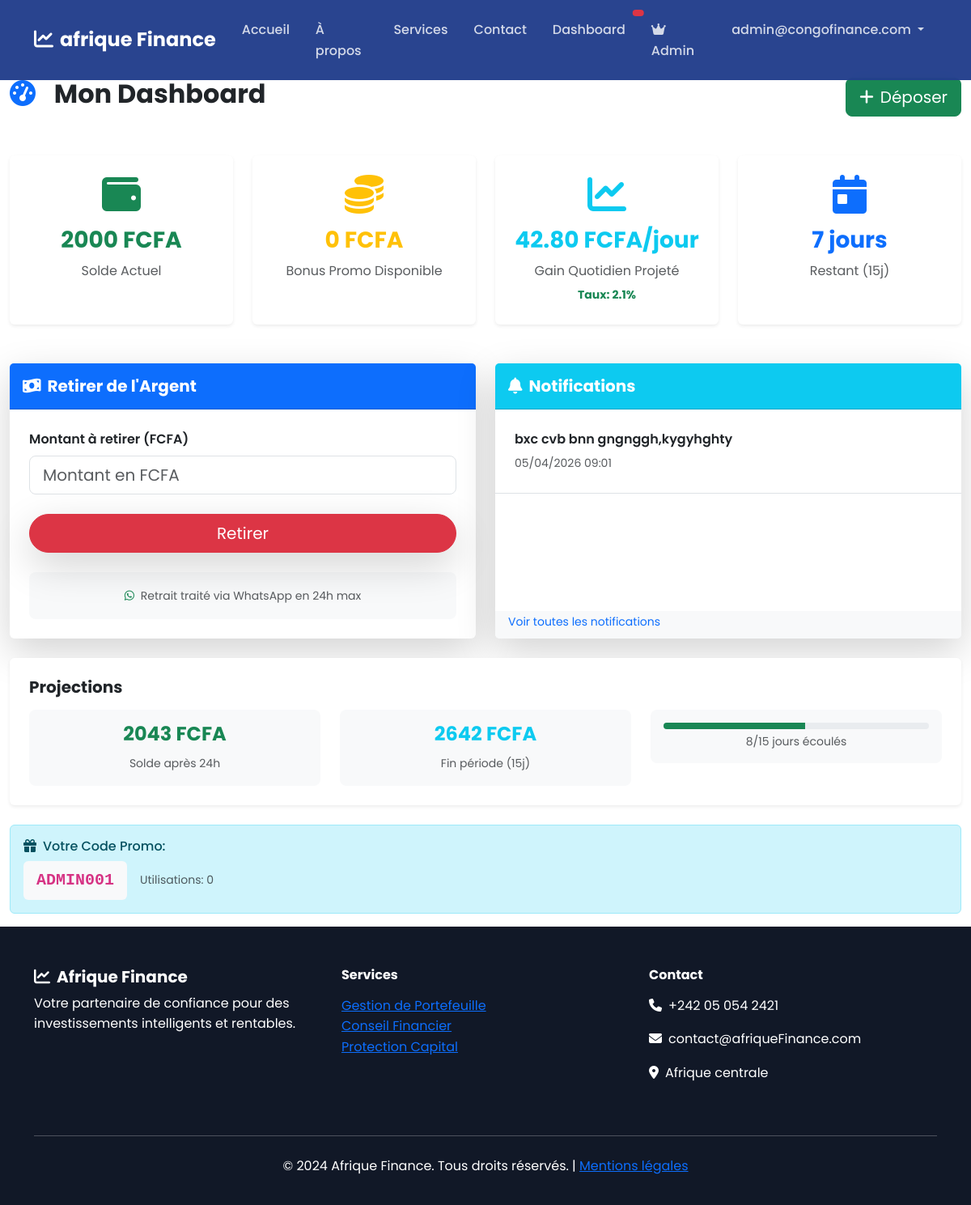
The page /dashboard (signed in) on the database its author committed.
### models.py (models this page shows, shortened)
class User(UserMixin, db.Model):
    id = db.Column(db.Integer, primary_key=True)
    email = db.Column(db.String(120), unique=True, nullable=False)
    password_hash = db.Column(db.String(128), nullable=False)
    balance = db.Column(db.Float, default=0.0)
    promo_code = db.Column(db.String(8), unique=True, nullable=False)
    promo_bonus_balance = db.Column(db.Float, default=0.0)
    promo_uses = db.Column(db.Integer, default=0)
    pending_promo_bonus = db.Column(db.Float, default=0.0)
    is_admin = db.Column(db.Boolean, default=False)
    is_blocked = db.Column(db.Boolean, default=True)
    custom_rate = db.Column(db.Float, default=0.0214)
    budget_limit = db.Column(db.Float, nullable=True)
    created_at = db.Column(db.DateTime, default=datetime.utcnow)
    referrer_promo_code = db.Column(db.String(8), nullable=True)
    country = db.Column(db.String(10), default='CG')
    currency = db.Column(db.String(3), default='CDF')
    notifications = db.relationship('Notification', backref='user', lazy=True)

class Notification(db.Model):
    id = db.Column(db.Integer, primary_key=True)
    user_id = db.Column(db.Integer, db.ForeignKey('user.id'), nullable=False)
    message = db.Column(db.Text, nullable=False)
    is_read = db.Column(db.Boolean, default=False)
    created_at = db.Column(db.DateTime, default=datetime.utcnow)

### app.py (the view, shortened to what this page needs)
@app.route('/dashboard', methods=['GET', 'POST'])
@login_required
def dashboard():
    form = WithdrawForm()
    notifications = Notification.query.filter_by(user_id=current_user.id).order_by(Notification.created_at.desc()).all()
    unread_count = Notification.query.filter_by(user_id=current_user.id, is_read=False).count()
    days_elapsed = (datetime.utcnow() - current_user.created_at).days
    remaining_days = max(0, 15 - days_elapsed)
    daily_gain = current_user.balance * current_user.custom_rate
    projected_next = current_user.balance + daily_gain
    return render_template('dashboard.html', user=current_user, promo_code=current_user.promo_code, promo_bonus_balance=current_user.promo_bonus_balance, promo_uses=current_user.promo_uses, form=form, days_elapsed=days_elapsed, remaining_days=remaining_days, projected_next=projected_next, daily_gain=daily_gain, notifications=notifications, unread_count=unread_count)

### forms_fixed.py
class WithdrawForm(FlaskForm):
    amount = FloatField('Montant à retirer (FCFA)', validators=[DataRequired()])
    submit = SubmitField('Retirer')

### app.py (called while the page is built)
@login_manager.user_loader
def load_user(user_id):
    return User.query.get(int(user_id))

### templates/dashboard.html (shortened to what this page needs)
{% extends "base.html" %}
{% block content %}
<div class="container-fluid mt-5 pt-5">
    <div class="row mb-4">
        <div class="col-12">
            <div class="d-flex justify-content-between align-items-center mb-4">
                <h1 class="h2 fw-bold text-dark">
                    <i class="fas fa-tachometer-alt me-3 text-primary"></i>
                    Mon Dashboard
                </h1>
                <a href="{{ url_for('deposit') }}" class="btn btn-success btn-lg">
                    <i class="fas fa-plus me-2"></i>Déposer
                </a>
            </div>
        </div>
    </div>
    <div class="row g-4 mb-5">
        <div class="col-lg-3 col-md-6">
            <div class="card border-0 shadow-sm h-100">
                <div class="card-body text-center p-4">
                    <i class="fas fa-wallet fa-3x text-success mb-3"></i>
                    <h3 class="fw-bold text-success">{{ "%.0f"|format(user.balance) }} FCFA</h3>
                    <p class="text-muted mb-0">Solde Actuel</p>
                </div>
            </div>
        </div>
        <div class="col-lg-3 col-md-6">
            <div class="card border-0 shadow-sm h-100">
                <div class="card-body text-center p-4">
                    <i class="fas fa-coins fa-3x text-warning mb-3"></i>
                    <h3 class="fw-bold text-warning">{{ "%.0f"|format(promo_bonus_balance or 0) }} FCFA</h3>
                    <p class="text-muted mb-0">Bonus Promo Disponible</p>
                </div>
            </div>
        </div>
        <div class="col-lg-3 col-md-6">
            <div class="card border-0 shadow-sm h-100">
                <div class="card-body text-center p-4">
                    <i class="fas fa-chart-line fa-3x text-info mb-3"></i>
                    <h3 class="fw-bold text-info">{{ "%.2f"|format(daily_gain) }} FCFA/jour</h3>
                    <p class="text-muted mb-1">Gain Quotidien Projeté</p>
                    <small class="text-success fw-bold">Taux: {{ "%.1f"|format((user.custom_rate or 0.0214)*100) }}%</small>
                </div>
            </div>
        </div>
        <div class="col-lg-3 col-md-6">
            <div class="card border-0 shadow-sm h-100">
                <div class="card-body text-center p-4">
                    <i class="fas fa-calendar-day fa-3x text-primary mb-3"></i>
                    <h3 class="fw-bold text-primary">{{ remaining_days }} jours</h3>
                    <p class="text-muted mb-0">Restant (15j)</p>
                </div>
            </div>
        </div>
    </div>
    <div class="row g-4">
        <div class="col-lg-6">
            <div class="card border-0 shadow-lg h-100">
                <div class="card-header bg-primary text-white py-3">
                    <h5 class="mb-0 fw-bold">
                        <i class="fas fa-money-bill-wave me-2"></i>Retirer de l'Argent
                    </h5>
                </div>
                <div class="card-body p-4">
                    <form method="POST">
                        <div class="mb-4">
                            {{ form.amount.label(class="form-label fw-semibold") }}
                            {{ form.amount(class="form-control form-control-lg", placeholder="Montant en FCFA") }}
                        </div>
                        <div class="d-grid">
                            {{ form.submit(class="btn btn-danger btn-lg rounded-pill shadow-lg") }}
                        </div>
                    </form>
                    <div class="text-center mt-4 p-3 bg-light rounded-3">
                        <small class="text-muted">
                            <i class="fab fa-whatsapp text-success me-1"></i>
                            Retrait traité via WhatsApp en 24h max
                        </small>
                    </div>
                </div>
            </div>
        </div>
        <div class="col-lg-6">
            <div class="card border-0 shadow-lg h-100">
                <div class="card-header bg-info text-white py-3 position-relative">
                    <h5 class="mb-0 fw-bold">
                        <i class="fas fa-bell me-2"></i>Notifications
                    </h5>
                </div>
                <div class="card-body p-0">
                    {% if notifications %}
                        {% for notif in notifications[:5] %}
                            <div class="p-4 border-bottom {% if not notif.is_read %}bg-light{% endif %}">
                                <div class="d-flex justify-content-between align-items-start">
                                    <div>
                                        <p class="mb-1 fw-semibold">{{ notif.message }}</p>
                                        <small class="text-muted">{{ notif.created_at.strftime('%d/%m/%Y %H:%M') }}</small>
                                    </div>
                                </div>
                            </div>
                        {% endfor %}
                    {% else %}
                        <div class="p-4 text-center text-muted">
                            <i class="fas fa-inbox fa-2x mb-3 opacity-50"></i>
                            <p>Aucune notification</p>
                        </div>
                    {% endif %}
                </div>
                {% if notifications %}
                <div class="card-footer bg-light border-0 pt-0">
                    <a href="#" class="text-decoration-none small text-primary">Voir toutes les notifications</a>
                </div>
                {% endif %}
            </div>
        </div>
        <div class="col-12 mt-4">
            <div class="card border-0 shadow-sm">
                <div class="card-body p-4">
                    <h5 class="fw-bold mb-3">Projections</h5>
                    <div class="row text-center">
                        <div class="col-md-4">
                            <div class="p-3 bg-light rounded-3">
                                <h4 class="text-success fw-bold">{{ "%.0f"|format(projected_next) }} FCFA</h4>
                                <small class="text-muted">Solde après 24h</small>
                            </div>
                        </div>
                        <div class="col-md-4">
                            <div class="p-3 bg-light rounded-3">
                                <h4 class="text-info fw-bold">{{ "%.0f"|format(projected_next + daily_gain * 14) }} FCFA</h4>
                                <small class="text-muted">Fin période (15j)</small>
                            </div>
                        </div>
                        <div class="col-md-4">
                            <div class="p-3 bg-light rounded-3">
                                <div class="progress" style="height: 8px;">
                                    <div class="progress-bar bg-success" role="progressbar" style="width: {{ (days_elapsed/15)*100 }}%" aria-valuenow="{{ days_elapsed }}" aria-valuemin="0" aria-valuemax="15"></div>
                                </div>
                                <small class="mt-1 d-block text-muted">{{ days_elapsed }}/15 jours écoulés</small>
                            </div>
                        </div>
                    </div>
                </div>
            </div>
        </div>
    </div>
    <div class="row mt-4">
        <div class="col-12">
            <div class="alert alert-info">
                <h6><i class="fas fa-gift me-2"></i>Votre Code Promo:</h6>
                <div class="d-flex align-items-center">
                    <code class="bg-light px-3 py-2 rounded me-3 fs-5 fw-bold">{{ promo_code }}</code>
                    <small class="text-muted">Utilisations: {{ promo_uses or 0 }}</small>
                </div>
            </div>
        </div>
    </div>
</div>
{% endblock %}

### templates/base.html (shortened to what this page needs)
<!DOCTYPE html>
<html lang="fr">
<head>
    <link href="https://cdn.jsdelivr.net/npm/bootstrap@5.3.3/dist/css/bootstrap.min.css" rel="stylesheet">
    <link href="https://cdnjs.cloudflare.com/ajax/libs/font-awesome/6.5.1/css/all.min.css" rel="stylesheet">
</head>
<body>
    <nav class="navbar navbar-expand-lg navbar-dark fixed-top">
        <div class="container">
            <a class="navbar-brand" href="{{ url_for('home') }}"><i class="fas fa-chart-line me-2"></i>afrique Finance</a>
            <div class="collapse navbar-collapse" id="navbarNav">
                <ul class="navbar-nav ms-auto">
                    <li class="nav-item"><a class="nav-link" href="{{ url_for('home') }}">Accueil</a></li>
                    <li class="nav-item"><a class="nav-link" href="{{ url_for('about') }}">À propos</a></li>
                    <li class="nav-item"><a class="nav-link" href="{{ url_for('services') }}">Services</a></li>
                    <li class="nav-item"><a class="nav-link" href="{{ url_for('contact') }}">Contact</a></li>
                    {% if current_user.is_authenticated %}
                    <li class="nav-item position-relative">
                        <a class="nav-link" href="{{ url_for('dashboard') }}">
                            Dashboard
<span class="position-absolute top-0 start-100 translate-middle badge rounded-pill bg-danger" style="font-size:0.7em;" id="unread-badge">
                            </span>
                        </a>
                    </li>
                    {% if current_user.is_admin %}
                    <li class="nav-item"><a class="nav-link" href="{{ url_for('admin') }}"><i class="fas fa-crown me-1"></i>Admin</a></li>
                    {% endif %}
                    <li class="nav-item dropdown">
                        <a class="nav-link dropdown-toggle" href="#" role="button" data-bs-toggle="dropdown">
                            {{ current_user.email }}
                        </a>
                    </li>
                    {% else %}
                    <li class="nav-item"><a class="nav-link" href="{{ url_for('register') }}">Inscription</a></li>
                    <li class="nav-item"><a class="nav-link" href="{{ url_for('login') }}">Connexion</a></li>
                    {% endif %}
                </ul>
            </div>
        </div>
    </nav>
    <main>
        {% block content %}{% endblock %}
    </main>
    <footer class="footer mt-auto">
        <div class="container">
            <div class="row">
                <div class="col-md-4 mb-4">
                    <h5 class="fw-bold"><i class="fas fa-chart-line me-2"></i>Afrique Finance</h5>
                    <p>Votre partenaire de confiance pour des investissements intelligents et rentables.</p>
                </div>
                <div class="col-md-4 mb-4">
                    <h6 class="fw-bold mb-3">Services</h6>
                    <ul class="list-unstyled">
                        <li><a href="{{ url_for('services') }}" class="text-light-50">Gestion de Portefeuille</a></li>
                        <li><a href="{{ url_for('services') }}" class="text-light-50">Conseil Financier</a></li>
                        <li><a href="{{ url_for('services') }}" class="text-light-50">Protection Capital</a></li>
                    </ul>
                </div>
                <div class="col-md-4 mb-4">
                    <h6 class="fw-bold mb-3">Contact</h6>
                    <p><i class="fas fa-phone me-2"></i>+242 05 054 2421</p>
                    <p><i class="fas fa-envelope me-2"></i>contact@afriqueFinance.com</p>
                    <p><i class="fas fa-map-marker-alt me-2"></i>Afrique centrale</p>
                </div>
            </div>
            <hr class="my-4">
            <div class="text-center">
                <p>&copy; 2024 Afrique Finance. Tous droits réservés. | <a href="#" class="text-light-50">Mentions légales</a></p>
            </div>
        </div>
    </footer>
</body>
</html>

### templates/dashboard.html (style rules this page uses)
.progress { border-radius: 10px; }
.card { transition: transform 0.2s; }

### templates/base.html (style rules this page uses)
:root { --primary-color: #1e3a8a; --secondary-color: #0ea5e9; --accent-color: #10b981; --dark-color: #111827; --light-bg: #f8fafc; }
body { font-family: 'Poppins', sans-serif; line-height: 1.6; }
.navbar { background: rgba(30, 58, 138, 0.95); backdrop-filter: blur(10px); padding: 1rem 0; }
.navbar-brand { font-weight: 700; font-size: 1.5rem; color: white !important; }
.nav-link { color: rgba(255,255,255,0.8) !important; font-weight: 500; margin: 0 0.5rem; transition: color 0.3s; }
.footer { background: var(--dark-color); color: white; padding: 50px 0 20px; }

### rows shown on the page
User: email "admin@congofinance.com", balance "2000", promo_bonus_balance "0", (user.custom_rateor0.0214)*100 "2.1", promo_code "ADMIN001"
Notification: message "bxc cvb bnn gngnggh,kygyhghty", created_at "05/04/2026 09:01"

### other values the page prints
{{ "%.2f"|format(daily_gain) }} "42.80"
{{ "%.0f"|format(projected_next) }} "2043"
{{ "%.0f"|format(projected_next + daily_gain * 14) }} "2642"
{{ promo_uses or 0 }} "0"
